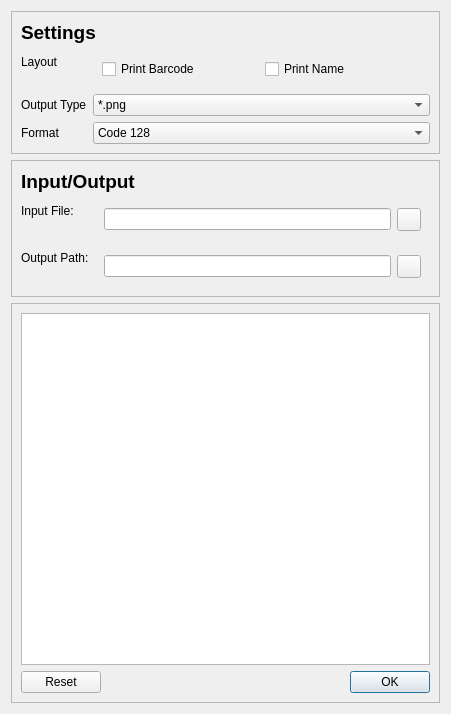
<?xml version="1.0" encoding="UTF-8"?>
<ui version="4.0">
 <class>Form</class>
 <widget class="QWidget" name="Form">
  <property name="geometry">
   <rect>
    <x>0</x>
    <y>0</y>
    <width>451</width>
    <height>714</height>
   </rect>
  </property>
  <property name="windowTitle">
   <string>Form</string>
  </property>
  <layout class="QVBoxLayout" name="verticalLayout">
   <item>
    <widget class="QFrame" name="frame">
     <property name="frameShape">
      <enum>QFrame::StyledPanel</enum>
     </property>
     <property name="frameShadow">
      <enum>QFrame::Raised</enum>
     </property>
     <layout class="QVBoxLayout" name="verticalLayout_2">
      <item>
       <widget class="QLabel" name="settings_label">
        <property name="font">
         <font>
          <pointsize>14</pointsize>
          <weight>75</weight>
          <bold>true</bold>
         </font>
        </property>
        <property name="text">
         <string>Settings</string>
        </property>
       </widget>
      </item>
      <item>
       <layout class="QFormLayout" name="settings_layout">
        <item row="0" column="0">
         <widget class="QLabel" name="layoutLabel">
          <property name="text">
           <string>Layout</string>
          </property>
         </widget>
        </item>
        <item row="1" column="0">
         <widget class="QLabel" name="outputTypeLabel">
          <property name="text">
           <string>Output Type</string>
          </property>
         </widget>
        </item>
        <item row="1" column="1">
         <widget class="QComboBox" name="outputTypeComboBox">
          <item>
           <property name="text">
            <string>*.png</string>
           </property>
          </item>
          <item>
           <property name="text">
            <string>*.odt</string>
           </property>
          </item>
          <item>
           <property name="text">
            <string>*.docx</string>
           </property>
          </item>
         </widget>
        </item>
        <item row="2" column="0">
         <widget class="QLabel" name="formatLabel">
          <property name="text">
           <string>Format</string>
          </property>
         </widget>
        </item>
        <item row="2" column="1">
         <widget class="QComboBox" name="formatComboBox">
          <item>
           <property name="text">
            <string>Code 128</string>
           </property>
          </item>
          <item>
           <property name="text">
            <string>EAN 128</string>
           </property>
          </item>
         </widget>
        </item>
        <item row="0" column="1">
         <widget class="QFrame" name="layoutFrame">
          <layout class="QHBoxLayout" name="horizontalLayout">
           <item>
            <widget class="QCheckBox" name="barcode_cb">
             <property name="text">
              <string>Print Barcode</string>
             </property>
            </widget>
           </item>
           <item>
            <widget class="QCheckBox" name="name_cb">
             <property name="text">
              <string>Print Name</string>
             </property>
            </widget>
           </item>
          </layout>
         </widget>
        </item>
       </layout>
      </item>
     </layout>
    </widget>
   </item>
   <item>
    <widget class="QFrame" name="frame_2">
     <property name="frameShape">
      <enum>QFrame::StyledPanel</enum>
     </property>
     <property name="frameShadow">
      <enum>QFrame::Raised</enum>
     </property>
     <layout class="QVBoxLayout" name="verticalLayout_3">
      <item>
       <widget class="QLabel" name="io_label">
        <property name="font">
         <font>
          <pointsize>14</pointsize>
          <weight>75</weight>
          <bold>true</bold>
         </font>
        </property>
        <property name="text">
         <string>Input/Output</string>
        </property>
       </widget>
      </item>
      <item>
       <layout class="QFormLayout" name="io_layout">
        <item row="0" column="0">
         <widget class="QLabel" name="inputFileLabel">
          <property name="text">
           <string>Input File:</string>
          </property>
         </widget>
        </item>
        <item row="0" column="1">
         <widget class="QFrame" name="inputFileFrame">
          <layout class="QHBoxLayout" name="horizontalLayout_2">
           <item>
            <widget class="QLineEdit" name="input_path_edit"/>
           </item>
           <item>
            <widget class="QToolButton" name="input_btn">
             <property name="text">
              <string/>
             </property>
            </widget>
           </item>
          </layout>
         </widget>
        </item>
        <item row="1" column="0">
         <widget class="QLabel" name="outputPathLabel">
          <property name="text">
           <string>Output Path:</string>
          </property>
         </widget>
        </item>
        <item row="1" column="1">
         <widget class="QFrame" name="outputPathFrame">
          <layout class="QHBoxLayout" name="horizontalLayout_3">
           <item>
            <widget class="QLineEdit" name="output_path_edit"/>
           </item>
           <item>
            <widget class="QToolButton" name="output_btn"/>
           </item>
          </layout>
         </widget>
        </item>
       </layout>
      </item>
     </layout>
    </widget>
   </item>
   <item>
    <widget class="QFrame" name="frame_3">
     <property name="frameShape">
      <enum>QFrame::StyledPanel</enum>
     </property>
     <property name="frameShadow">
      <enum>QFrame::Raised</enum>
     </property>
     <layout class="QVBoxLayout" name="verticalLayout_4">
      <item>
       <widget class="QTableView" name="tableView">
        <property name="sizePolicy">
         <sizepolicy hsizetype="Expanding" vsizetype="Expanding">
          <horstretch>1</horstretch>
          <verstretch>1</verstretch>
         </sizepolicy>
        </property>
        <property name="contextMenuPolicy">
         <enum>Qt::DefaultContextMenu</enum>
        </property>
        <property name="alternatingRowColors">
         <bool>true</bool>
        </property>
       </widget>
      </item>
      <item>
       <widget class="QDialogButtonBox" name="buttonBox">
        <property name="standardButtons">
         <set>QDialogButtonBox::Ok|QDialogButtonBox::Reset</set>
        </property>
        <property name="centerButtons">
         <bool>false</bool>
        </property>
       </widget>
      </item>
     </layout>
    </widget>
   </item>
  </layout>
 </widget>
 <resources/>
 <connections/>
</ui>
